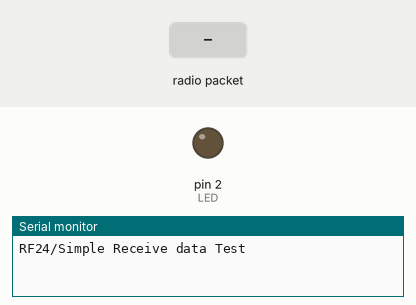
Bench run of a sketch on a simulated Arduino Uno, built with avr-gcc and run on an emulated ATmega328P. Parts: output pins drawn as LEDs (lit = HIGH), the last lines printed to the serial monitor. The inputs (shaded band) are chosen by the test bench. No radio packets arrive unless stated.

Above: at 2.2 s.
2.3 s: radio packet "nrftest" arrives
At 2.7 s:
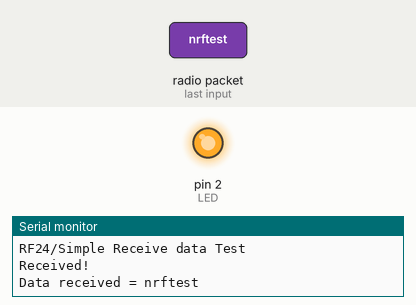
Timing chart, 0 to 5.3 s (numbered marks = the images above; inputs shaded):
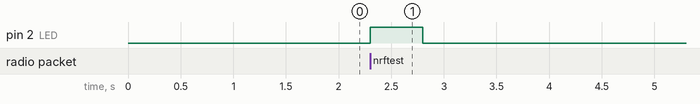

Measured:
- after the input at 2.3 s, pin 2 (LED): LOW → HIGH at once, → LOW 0.50 s later

The sketch:

NRF24-receiver.ino
```cpp
#include <SPI.h>
#include <nRF24L01.h>
#include <RF24.h>

RF24 radio(7,8);
//RF24 radio(2,15);

const int LED = 2;
const byte address[6] = "00001";

void setup() {
  // put your setup code here, to run once:
  //ESP.wdtDisable();
  Serial.begin(9600);
  delay(1000);
  Serial.println(F("RF24/Simple Receive data Test"));
  pinMode(LED, OUTPUT);
  digitalWrite(LED, LOW);
  radio.begin();
  radio.openReadingPipe(0,address);
  radio.setPALevel(RF24_PA_MAX);
  radio.setDataRate(RF24_250KBPS);
  radio.startListening();
}

void loop() {
  char text[32] = "";

  if (radio.available()) {
    Serial.println("Received!");
    radio.read(&text, sizeof(text));
    String transData = String(text);
    if (transData == "nrftest") {
      Serial.print("Data received = ");
      Serial.println(transData);
        //tone(buzzer, 1000);
        //delay(500);
        //noTone(buzzer);
        digitalWrite(LED, HIGH);
        delay(500);
        //digitalWrite(LED, LOW);
      }
  }
  else {
  digitalWrite(LED, LOW);}
}
```
